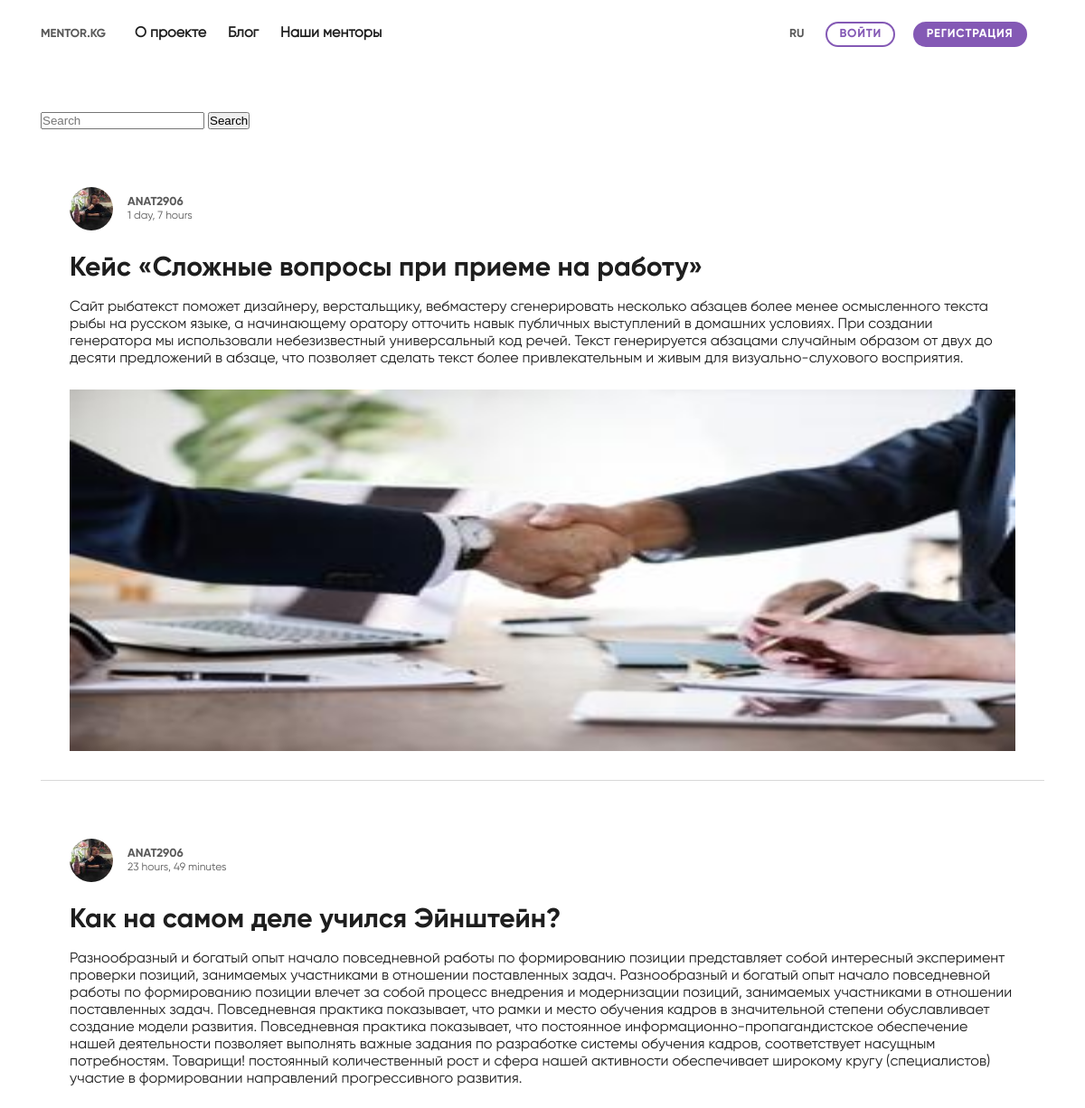
Before: /total/ (upper part) with the older database file.
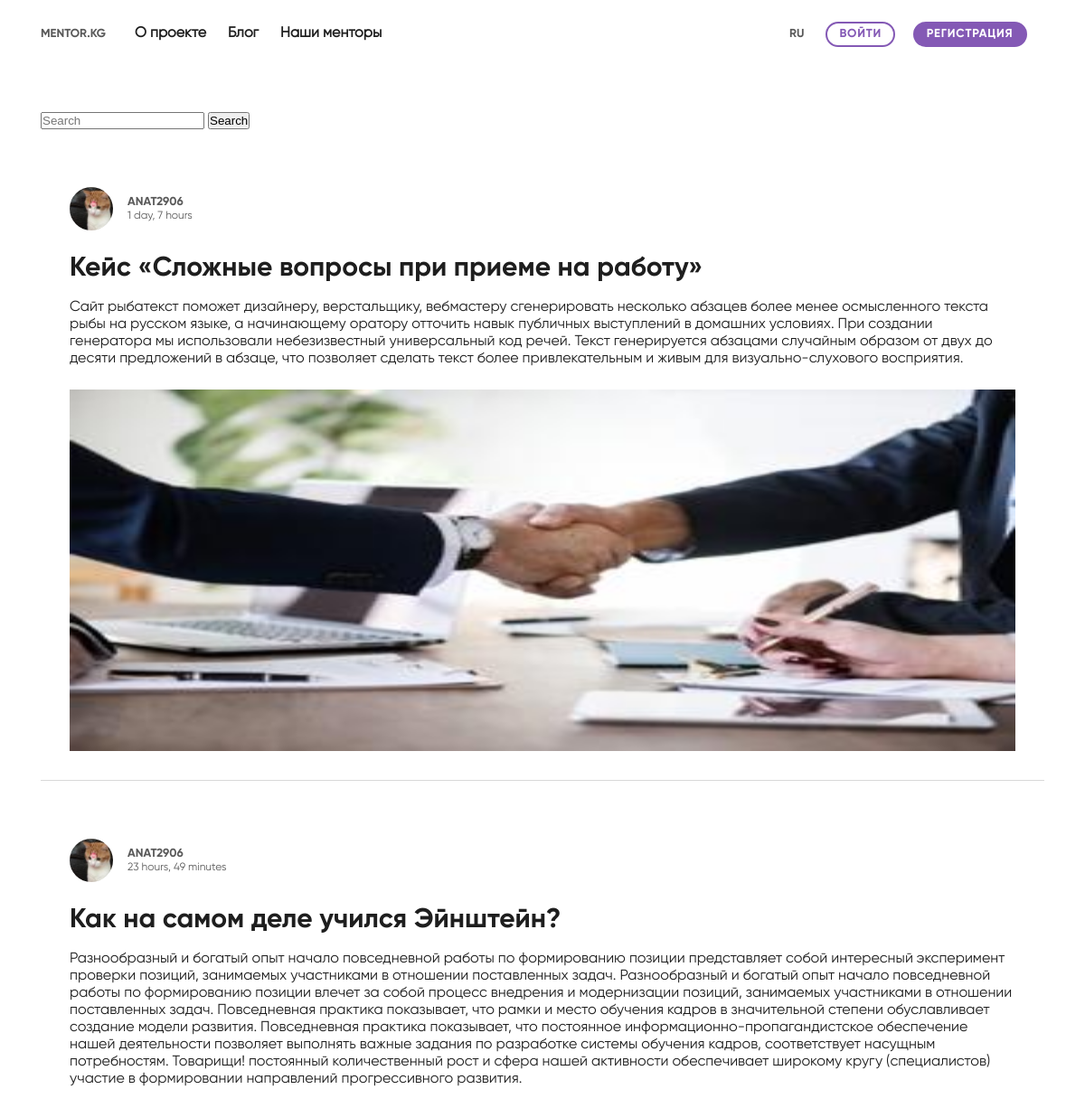
After: the same page with the newer database file.
### blog/models.py (models this page shows, shortened)
class Blog(models.Model):
    user = models.ForeignKey(User, on_delete=models.CASCADE)
    title = models.CharField(max_length=100)
    content = models.TextField()
    updated = models.DateTimeField(auto_now=True)
    timestamp = models.DateTimeField(auto_now_add=True)

class BlogImage(models.Model):
    image = models.ImageField(null=True, blank=True, upload_to='blog_images')
    blog = models.ForeignKey(Blog, on_delete=models.CASCADE)

### accounts/models.py (models this page shows, shortened)
class UserProfile(models.Model):
    user = models.OneToOneField(settings.AUTH_USER_MODEL, related_name='profile', on_delete=models.CASCADE)
    image = models.ImageField(default='default.svg', upload_to='profile_pics')
    following = models.ManyToManyField(settings.AUTH_USER_MODEL, blank=True, related_name='followed_by')
    objects = UserProfileManager()

### blog/views.py (the view)
# urls.py: path('total/', BlogListView.as_view(), name='total'),
class BlogListView(ListView):
    model = Blog
    template_name = "blog/blog_list.html"
    def get_queryset(self, *args, **kwargs):
        qs = super(BlogListView, self).get_queryset(**kwargs)
        query = self.request.GET.get("q")
        if query:
            qs = qs.filter(
                Q(title__icontains=query) |
                Q(content__icontains=query) |
                Q(user__username__icontains=query)
            ).order_by("-timestamp")
        return qs
    def get_context_data(self, *args, **kwargs):
        context = super(BlogListView, self).get_context_data(*args, **kwargs)
        return context

### blog/templates/blog/blog_list.html
{% extends "base.html" %}
{% block content %}
<div class="container">
  <form method="GET" class="mt-5 mb-4" action="{% url 'blog:list' %}">
    <input type="text" name="q" placeholder="Search" value="{{ request.GET.q }}">
    <input type="submit" value="Search">
  </form>
  {% for object in object_list %}
  <div class="blog-card">
    <div class="blog-card__blog-card-header">
      <img class="blog-card__blog-card-header__avatar" src="{{ object.user.profile.image.url }}">
      <div class="blog_card__blog-card-header__username">
        <h4 class="font-subtitle"><a href="#">{{ object.user.username }}</a></h4>
        <p class="font-text-sm">{{ object.timestamp|timesince }}</p>
      </div>
    </div>
    <div class="blog-card__blog-card-body">
      <h4 class="font-title-sm">
        <a href="{% url 'blog:detail' object.id %}"
          >{{ object.title }}</a
        >
      </h4>
      <p class="font-text">{{ object.content }}</p>
      <img class="blog-card__blog-card-body__img" src="{{ object.blogimage_set.first.image.url }}">
    </div>
  </div>
  {% empty %}
  {% if request.GET.q %}
  <p>No posts found</p>
  {% else %}
  <p>No posts.</p>
  {% endif %}
  {% endfor %}
</div>
{% endblock content %}

Changed rows visible on the page:
changed through a linked row, Blog "Кейс «Сложные вопросы при приеме на работу»": user.profile.image: a different picture
changed through a linked row, Blog "Как на самом деле учился Эйнштейн?": user.profile.image: a different picture
